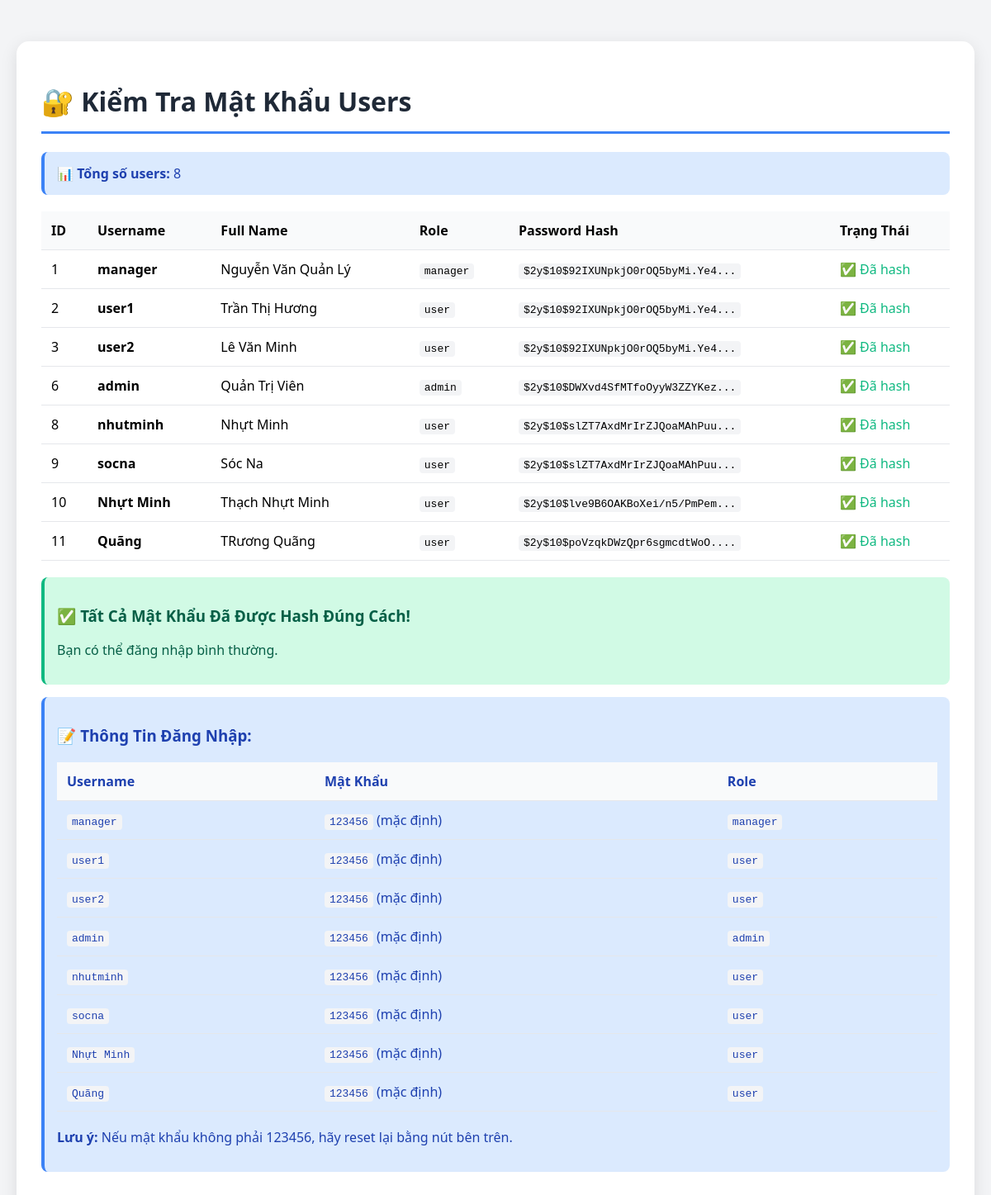
The app's page /check-users-password.php with its own data.
### tables this page shows
CREATE TABLE `app_users` (
  `id` int(11) NOT NULL,
  `username` varchar(50) NOT NULL,
  `password` varchar(255) DEFAULT NULL,
  `email` varchar(100) NOT NULL,
  `google_id` varchar(100) DEFAULT NULL,
  `facebook_id` varchar(100) DEFAULT NULL,
  `avatar_url` varchar(500) DEFAULT NULL,
  `full_name` varchar(100) NOT NULL,
  `phone` varchar(20) DEFAULT NULL,
  `role` enum('admin','manager','user') DEFAULT 'user',
  `status` enum('active','inactive') DEFAULT 'active',
  `created_at` timestamp NOT NULL DEFAULT current_timestamp()
);

### check-users-password.php (the view, shortened to what this page needs)
<?php
echo "<!DOCTYPE html>
<html lang='vi'>
<head>
    <meta charset='UTF-8'>
    <meta name='viewport' content='width=device-width, initial-scale=1.0'>
    <title>Kiểm Tra Mật Khẩu Users</title>
    <style>
        body {
            font-family: 'Segoe UI', Tahoma, Geneva, Verdana, sans-serif;
            max-width: 1200px;
            margin: 30px auto;
            padding: 20px;
            background: #f3f4f6;
        }
        .container {
            background: white;
            padding: 30px;
            border-radius: 15px;
            box-shadow: 0 5px 20px rgba(0,0,0,0.1);
        }
        h1 {
            color: #1f2937;
            border-bottom: 3px solid #3b82f6;
            padding-bottom: 15px;
        }
        table {
            width: 100%;
            border-collapse: collapse;
            margin: 20px 0;
        }
        th, td {
            padding: 12px;
            text-align: left;
            border-bottom: 1px solid #e5e7eb;
        }
        th {
            background: #f9fafb;
            font-weight: 600;
        }
        .success {
            background: #d1fae5;
            color: #065f46;
            padding: 15px;
            border-radius: 8px;
            margin: 15px 0;
            border-left: 4px solid #10b981;
        }
        .error {
            background: #fee2e2;
            color: #991b1b;
            padding: 15px;
            border-radius: 8px;
            margin: 15px 0;
            border-left: 4px solid #ef4444;
        }
        .info {
            background: #dbeafe;
            color: #1e40af;
            padding: 15px;
            border-radius: 8px;
            margin: 15px 0;
            border-left: 4px solid #3b82f6;
        }
        .btn {
            display: inline-block;
            padding: 12px 24px;
            background: #3b82f6;
            color: white;
            text-decoration: none;
            border-radius: 8px;
            margin: 10px 5px;
            border: none;
            cursor: pointer;
        }
        .btn:hover {
            background: #2563eb;
        }
        .btn-danger {
            background: #ef4444;
        }
        .btn-danger:hover {
            background: #dc2626;
        }
        code {
            background: #f3f4f6;
            padding: 2px 6px;
            border-radius: 4px;
            font-family: monospace;
        }
    </style>
</head>
<body>
    <div class='container'>
        <h1>🔐 Kiểm Tra Mật Khẩu Users</h1>";
try {
    $database = new Database();
    $conn = $database->getConnection();
    $stmt = $conn->query("SELECT * FROM app_users ORDER BY id");
    $users = $stmt->fetchAll(PDO::FETCH_ASSOC);
    echo "<div class='info'>
            <strong>📊 Tổng số users:</strong> " . count($users) . "
          </div>";
    echo "<table>
            <tr>
                <th>ID</th>
                <th>Username</th>
                <th>Full Name</th>
                <th>Role</th>
                <th>Password Hash</th>
                <th>Trạng Thái</th>
            </tr>";
    $needFix = [];
    foreach ($users as $user) {
        $passwordHash = $user['password'];
        $isHashed = (strlen($passwordHash) >= 60 && strpos($passwordHash, '$2y$') === 0);
        $status = $isHashed ? '✅ Đã hash' : '❌ Chưa hash';
        echo "<tr>
                <td>{$user['id']}</td>
                <td><strong>{$user['username']}</strong></td>
                <td>{$user['full_name']}</td>
                <td><code>{$user['role']}</code></td>
                <td><code>" . substr($passwordHash, 0, 30) . "...</code></td>
                <td><span style='color: " . ($isHashed ? '#10b981' : '#ef4444') . "'>{$status}</span></td>
              </tr>";
    }
    echo "</table>";
    if (count($needFix) > 0) {
        echo "<div class='error'>
                <h3>⚠️ Có " . count($needFix) . " users cần hash lại mật khẩu</h3>
                <p>Các users này có mật khẩu chưa được hash đúng cách.</p>
              </div>";
        echo "<form method='POST'>
                <h3>🔧 Sửa Mật Khẩu</h3>
                <p>Chọn mật khẩu mặc định cho các users chưa hash:</p>
                <input type='text' name='default_password' value='123456' style='padding: 10px; border: 2px solid #e5e7eb; border-radius: 8px; width: 200px;'>
                <button type='submit' name='fix_passwords' class='btn btn-danger'>
                    🔧 Hash Lại Mật Khẩu
                </button>
              </form>";
    } else {
        echo "<div class='success'>
                <h3>✅ Tất Cả Mật Khẩu Đã Được Hash Đúng Cách!</h3>
                <p>Bạn có thể đăng nhập bình thường.</p>
              </div>";
    }
    echo "<div class='info'>
            <h3>📝 Thông Tin Đăng Nhập:</h3>
            <table>
                <tr>
                    <th>Username</th>
                    <th>Mật Khẩu</th>
                    <th>Role</th>
                </tr>";
    foreach ($users as $user) {
        echo "<tr>
                <td><code>{$user['username']}</code></td>
                <td><code>123456</code> (mặc định)</td>
                <td><code>{$user['role']}</code></td>
              </tr>";
    }
    echo "</table>
          <p><strong>Lưu ý:</strong> Nếu mật khẩu không phải 123456, hãy reset lại bằng nút bên trên.</p>
          </div>";
} catch (Exception $e) {
    echo "<div class='error'>
            <h3>❌ Lỗi:</h3>
            <p>" . htmlspecialchars($e->getMessage()) . "</p>
          </div>";
}
echo "    </div>
</body>
</html>";
?>

### check-users-password.php (style rules this page uses)
body { font-family: 'Segoe UI', Tahoma, Geneva, Verdana, sans-serif; max-width: 1200px; margin: 30px auto; padding: 20px; background: #f3f4f6; }
.container { background: white; padding: 30px; border-radius: 15px; box-shadow: 0 5px 20px rgba(0,0,0,0.1); }
h1 { color: #1f2937; border-bottom: 3px solid #3b82f6; padding-bottom: 15px; }
table { width: 100%; border-collapse: collapse; margin: 20px 0; }
th, td { padding: 12px; text-align: left; border-bottom: 1px solid #e5e7eb; }
th { background: #f9fafb; font-weight: 600; }
.success { background: #d1fae5; color: #065f46; padding: 15px; border-radius: 8px; margin: 15px 0; border-left: 4px solid #10b981; }
.info { background: #dbeafe; color: #1e40af; padding: 15px; border-radius: 8px; margin: 15px 0; border-left: 4px solid #3b82f6; }
code { background: #f3f4f6; padding: 2px 6px; border-radius: 4px; font-family: monospace; }

### records on screen
app_users: id "1", username "manager", full_name "Nguyễn Văn Quản Lý", role "manager", password "$2y$10$92IXUNpkjO0rOQ5byMi.Ye4", password "✅ Đã hash"
app_users: id "2", username "user1", full_name "Trần Thị Hương", role "user", password "$2y$10$92IXUNpkjO0rOQ5byMi.Ye4", password "✅ Đã hash"
app_users: id "3", username "user2", full_name "Lê Văn Minh", role "user", password "$2y$10$92IXUNpkjO0rOQ5byMi.Ye4", password "✅ Đã hash"
app_users: id "6", username "admin", full_name "Quản Trị Viên", role "admin", password "$2y$10$DWXvd4SfMTfoOyyW3ZZYKez", password "✅ Đã hash"
app_users: id "8", username "nhutminh", full_name "Nhựt Minh", role "user", password "$2y$10$slZT7AxdMrIrZJQoaMAhPuu", password "✅ Đã hash"
app_users: id "9", username "socna", full_name "Sóc Na", role "user", password "$2y$10$slZT7AxdMrIrZJQoaMAhPuu", password "✅ Đã hash"
app_users: id "10", username "Nhựt Minh", full_name "Thạch Nhựt Minh", role "user", password "$2y$10$lve9B6OAKBoXei/n5/PmPem", password "✅ Đã hash"
app_users: id "11", username "Quãng", full_name "TRương Quãng", role "user", password "$2y$10$poVzqkDWzQpr6sgmcdtWoO.", password "✅ Đã hash"

### other values on screen
count($users) "8"
